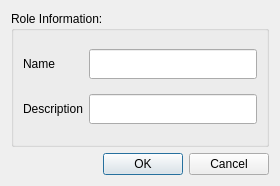
<?xml version="1.0" encoding="UTF-8"?>
<ui version="4.0">
 <class>frmNewRole</class>
 <widget class="QDialog" name="frmNewRole">
  <property name="geometry">
   <rect>
    <x>0</x>
    <y>0</y>
    <width>280</width>
    <height>186</height>
   </rect>
  </property>
  <property name="windowTitle">
   <string>New Role</string>
  </property>
  <layout class="QGridLayout" name="gridLayout">
   <item row="0" column="0">
    <widget class="QGroupBox" name="groupBox">
     <property name="title">
      <string>Role Information:</string>
     </property>
     <layout class="QGridLayout" name="gridLayout_2">
      <item row="0" column="0">
       <widget class="QLabel" name="label">
        <property name="minimumSize">
         <size>
          <width>60</width>
          <height>0</height>
         </size>
        </property>
        <property name="text">
         <string>Name</string>
        </property>
       </widget>
      </item>
      <item row="0" column="1">
       <widget class="QLineEdit" name="txtRoleName">
        <property name="minimumSize">
         <size>
          <width>0</width>
          <height>30</height>
         </size>
        </property>
        <property name="maxLength">
         <number>50</number>
        </property>
       </widget>
      </item>
      <item row="1" column="0">
       <widget class="QLabel" name="label_2">
        <property name="text">
         <string>Description</string>
        </property>
       </widget>
      </item>
      <item row="1" column="1">
       <widget class="QLineEdit" name="txtRoleDescription">
        <property name="minimumSize">
         <size>
          <width>0</width>
          <height>30</height>
         </size>
        </property>
        <property name="maxLength">
         <number>50</number>
        </property>
       </widget>
      </item>
     </layout>
    </widget>
   </item>
   <item row="1" column="0">
    <widget class="QDialogButtonBox" name="buttonBox">
     <property name="orientation">
      <enum>Qt::Horizontal</enum>
     </property>
     <property name="standardButtons">
      <set>QDialogButtonBox::Cancel|QDialogButtonBox::Ok</set>
     </property>
    </widget>
   </item>
  </layout>
 </widget>
 <resources/>
 <connections>
  <connection>
   <sender>buttonBox</sender>
   <signal>rejected()</signal>
   <receiver>frmNewRole</receiver>
   <slot>reject()</slot>
   <hints>
    <hint type="sourcelabel">
     <x>316</x>
     <y>260</y>
    </hint>
    <hint type="destinationlabel">
     <x>286</x>
     <y>274</y>
    </hint>
   </hints>
  </connection>
 </connections>
</ui>
